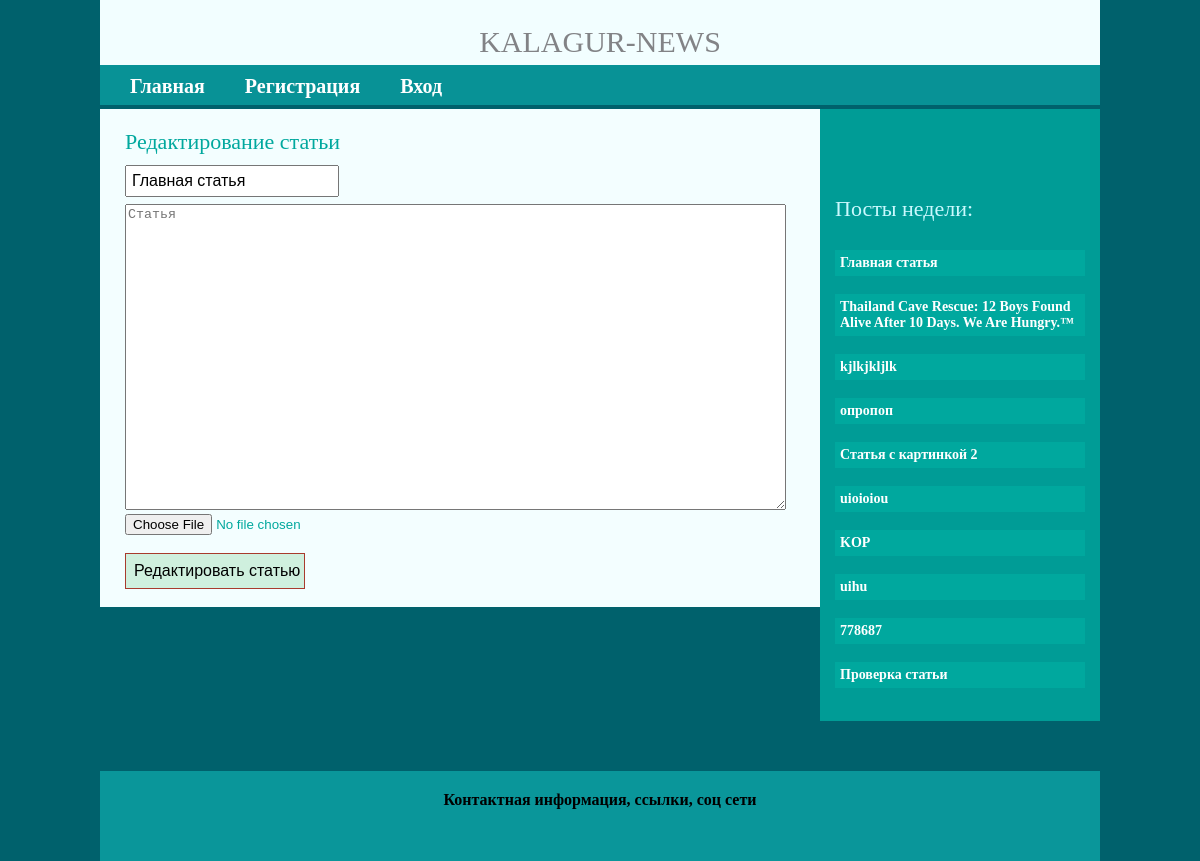
The page /edit_art.php?id=1 (signed in) on the database its author committed.
### tables this page shows
CREATE TABLE `news` (
  `id` int(11) NOT NULL,
  `caption` varchar(200) NOT NULL,
  `article` varchar(1000) NOT NULL,
  `views` int(11) NOT NULL,
  `date` datetime NOT NULL,
  `src` varchar(32) NOT NULL
);

### edit_art.php (the view, shortened to what this page needs)
<?
include_once 'includes/header.php';
include_once 'settings/db.php';
$id = $_GET['id'];
$select = mysqli_query($CONNECT, "SELECT * FROM news WHERE id = $id");
$result = mysqli_fetch_array($select);
?>
<div class="middle">
    <div class="container">
        <div class="content">
            <h3>Редактирование статьи</h3>
            <form method="post" enctype="multipart/form-data" action="edit_art.php?id=<? echo $id; ?>">
                <input type="text" name="caption" value="<? echo $result['caption']; ?>" placeholder="Заголовок статьи"><br>
                <textarea name="article" cols="80" rows="20"
                          placeholder="Статья"><? echo $result['article']; ?></textarea> <br>
                <input type="file" name="photo"><br><br>
                <input type="submit" name="edit" value="Редактировать статью"><br><br>
            </form>
        </div>
    </div>
    <?php
    include_once 'includes/sidebar.php';
    include_once 'includes/footer.php';

### includes/sidebar.php
<div class="right-sidebar">
    <br><br><br><br>
    <h3> Посты недели:</h3><br>
    <?php
        $select = mysqli_query($CONNECT,
            "SELECT * FROM news WHERE date > NOW() - INTERVAL 7 DAY ORDER BY views DESC LIMIT 10 ");
    while ($result = mysqli_fetch_array($select)) {
        echo '<a href=article.php?id=';
        echo $result['id'];
        echo '>';
        echo '<div class="top-ten">';
        echo $result['caption'];
        echo '</div><br>';
    }
    ?>
        </div>
    </div>
</div>

### style.css (style rules this page uses)
html, body, div, span, applet, object, iframe, h1, h2, h3, h4, h5, h6, p, blockquote, pre, a, abbr, acronym, address, big, cite, code, del, dfn, em, img, ins, kbd, q, s, samp, small, strike, strong, sub, sup, tt, var, b, u, i, center, dl, dt, dd, ol, ul, li, fieldset, form, label, legend, table, caption, tbody, tfoot, thead, tr, th, td, article, aside, canvas, details, embed, figure, figcaption, footer, header, hgroup, menu, nav, output, ruby, section, summary, time, mark, audio, video { margin: 0; padding: 0; border: 0; font-size: 100%; font: inherit; vertical-align: baseline; }
h3 { font-size: 22px; margin-bottom: 10px }
a { color: black; text-decoration: none; font-weight: bold; }
html { height: 100%; }
body { font: 16px; width: 100%; height: 100%; background: #00616c; }
.middle { width: 100%; padding: 0 0 100px; position: relative; }
.middle:after { display: table; clear: both; content: ''; }
.container { width: 100%; float: left; overflow: hidden; }
.content { background: #f3feff; color: #00a89e; padding: 20px 300px 0 25px; }
.right-sidebar { float: left; width: 250px; margin-left: -280px; position: relative; background: #009c96; color: #caf9fe; padding: 15px; }
input[type=submit] { width: 180px; font-size: 16px; text-decoration: none; padding: 8px; border: 1px solid #A83B2D; background: #cff0de; }
input[type=text], input[type=password], input[type=email] { font-size: 16px; height: 18px; width: 200px; padding: 5px; margin-bottom: 7px; }
.top-ten { padding: 5px; font-size: 14px; background-color: #00a89e; color: #fff; }

### rows shown on the page
news: caption "Главная статья"
news: caption "Thailand Cave Rescue: 12 Boys Found Alive After 10 Days. We Are Hungry.™"
news: caption "kjlkjkljlk"
news: caption "опропоп"
news: caption "Статья с картинкой 2"
news: caption "uioioiou"
news: caption "KOP"
news: caption "uihu"
news: caption "778687"
news: caption "Проверка статьи"
